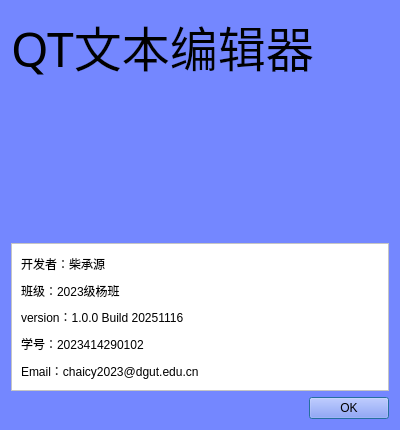
<?xml version="1.0" encoding="UTF-8"?>
<ui version="4.0">
 <class>aboutDialog</class>
 <widget class="QDialog" name="aboutDialog">
  <property name="geometry">
   <rect>
    <x>0</x>
    <y>0</y>
    <width>400</width>
    <height>430</height>
   </rect>
  </property>
  <property name="minimumSize">
   <size>
    <width>400</width>
    <height>300</height>
   </size>
  </property>
  <property name="maximumSize">
   <size>
    <width>800</width>
    <height>430</height>
   </size>
  </property>
  <property name="windowTitle">
   <string>ABOUT</string>
  </property>
  <property name="styleSheet">
   <string notr="true">background-color: rgb(116, 135, 255);
background-image: url(:/img/about.jpg);</string>
  </property>
  <layout class="QVBoxLayout" name="_2">
   <item>
    <widget class="QLabel" name="label">
     <property name="sizePolicy">
      <sizepolicy hsizetype="Fixed" vsizetype="Fixed">
       <horstretch>0</horstretch>
       <verstretch>0</verstretch>
      </sizepolicy>
     </property>
     <property name="font">
      <font>
       <family>楷体</family>
       <pointsize>36</pointsize>
      </font>
     </property>
     <property name="text">
      <string>QT文本编辑器</string>
     </property>
     <property name="alignment">
      <set>Qt::AlignmentFlag::AlignCenter</set>
     </property>
    </widget>
   </item>
   <item>
    <layout class="QHBoxLayout" name="horizontalLayout">
     <property name="spacing">
      <number>6</number>
     </property>
     <property name="leftMargin">
      <number>10</number>
     </property>
     <property name="topMargin">
      <number>10</number>
     </property>
     <property name="rightMargin">
      <number>10</number>
     </property>
     <property name="bottomMargin">
      <number>10</number>
     </property>
     <item>
      <widget class="QLabel" name="label_6">
       <property name="styleSheet">
        <string notr="true">border-image: url(:/img/about.jpg);</string>
       </property>
       <property name="text">
        <string/>
       </property>
      </widget>
     </item>
    </layout>
   </item>
   <item>
    <widget class="QFrame" name="frame">
     <property name="styleSheet">
      <string notr="true">background-color: rgb(255, 255, 255);</string>
     </property>
     <property name="frameShape">
      <enum>QFrame::Shape::StyledPanel</enum>
     </property>
     <property name="frameShadow">
      <enum>QFrame::Shadow::Raised</enum>
     </property>
     <layout class="QVBoxLayout" name="verticalLayout_2">
      <item>
       <widget class="QLabel" name="name_label">
        <property name="text">
         <string>开发者：柴承源</string>
        </property>
       </widget>
      </item>
      <item>
       <widget class="QLabel" name="blog_label">
        <property name="text">
         <string>班级：2023级杨班</string>
        </property>
       </widget>
      </item>
      <item>
       <widget class="QLabel" name="version_label">
        <property name="text">
         <string>version：1.0.0 Build 20251116</string>
        </property>
       </widget>
      </item>
      <item>
       <widget class="QLabel" name="studentNumber_label">
        <property name="text">
         <string>学号：2023414290102</string>
        </property>
       </widget>
      </item>
      <item>
       <widget class="QLabel" name="email_label">
        <property name="text">
         <string>Email：chaicy2023@dgut.edu.cn</string>
        </property>
       </widget>
      </item>
     </layout>
    </widget>
   </item>
   <item>
    <widget class="QDialogButtonBox" name="buttonBox">
     <property name="orientation">
      <enum>Qt::Orientation::Horizontal</enum>
     </property>
     <property name="standardButtons">
      <set>QDialogButtonBox::StandardButton::Ok</set>
     </property>
    </widget>
   </item>
  </layout>
 </widget>
 <resources/>
 <connections>
  <connection>
   <sender>buttonBox</sender>
   <signal>accepted()</signal>
   <receiver>aboutDialog</receiver>
   <slot>accept()</slot>
   <hints>
    <hint type="sourcelabel">
     <x>248</x>
     <y>254</y>
    </hint>
    <hint type="destinationlabel">
     <x>157</x>
     <y>274</y>
    </hint>
   </hints>
  </connection>
  <connection>
   <sender>buttonBox</sender>
   <signal>rejected()</signal>
   <receiver>aboutDialog</receiver>
   <slot>reject()</slot>
   <hints>
    <hint type="sourcelabel">
     <x>316</x>
     <y>260</y>
    </hint>
    <hint type="destinationlabel">
     <x>286</x>
     <y>274</y>
    </hint>
   </hints>
  </connection>
 </connections>
</ui>
